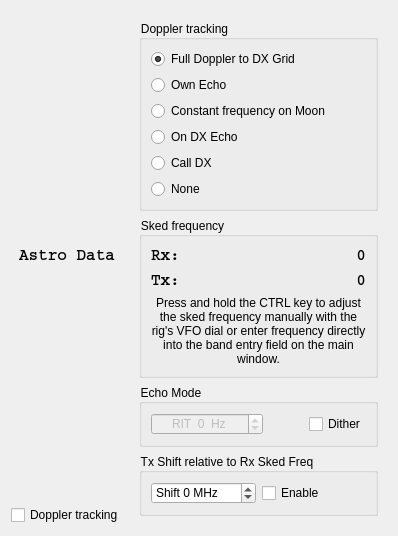
<?xml version="1.0" encoding="UTF-8"?>
<ui version="4.0">
 <class>Astro</class>
 <widget class="QWidget" name="Astro">
  <property name="geometry">
   <rect>
    <x>0</x>
    <y>0</y>
    <width>368</width>
    <height>508</height>
   </rect>
  </property>
  <property name="sizePolicy">
   <sizepolicy hsizetype="Preferred" vsizetype="Preferred">
    <horstretch>0</horstretch>
    <verstretch>0</verstretch>
   </sizepolicy>
  </property>
  <layout class="QGridLayout" name="gridLayout">
   <property name="sizeConstraint">
    <enum>QLayout::SetFixedSize</enum>
   </property>
   <item row="0" column="1">
    <widget class="QWidget" name="doppler_widget" native="true">
     <property name="styleSheet">
      <string notr="true">* {
	font-weight: normal;
}</string>
     </property>
     <layout class="QVBoxLayout" name="verticalLayout">
      <item>
       <widget class="QGroupBox" name="groupBox">
        <property name="title">
         <string>Doppler tracking</string>
        </property>
        <layout class="QVBoxLayout" name="verticalLayout_2">
         <item>
          <widget class="QRadioButton" name="rbFullTrack">
           <property name="toolTip">
            <string>&lt;html&gt;&lt;head/&gt;&lt;body&gt;&lt;p&gt;One station does all Doppler shift correction, their QSO partner receives and transmits on the sked frequency.&lt;/p&gt;&lt;p&gt;If the rig does not accept CAT QSY commands while transmitting a single correction is applied for the whole transmit period.&lt;/p&gt;&lt;/body&gt;&lt;/html&gt;</string>
           </property>
           <property name="text">
            <string>Full Doppler to DX Grid</string>
           </property>
           <property name="checked">
            <bool>true</bool>
           </property>
          </widget>
         </item>
         <item>
          <widget class="QRadioButton" name="rbOwnEcho">
           <property name="toolTip">
            <string>&lt;html&gt;&lt;head/&gt;&lt;body&gt;&lt;p&gt;Transmit takes place on sked frequency and receive frequency is  corrected for own echoes. &lt;/p&gt;&lt;p&gt;This mode can be used for calling CQ, or when using Echo mode.&lt;/p&gt;&lt;/body&gt;&lt;/html&gt;</string>
           </property>
           <property name="text">
            <string>Own Echo</string>
           </property>
          </widget>
         </item>
         <item>
          <widget class="QRadioButton" name="rbConstFreqOnMoon">
           <property name="toolTip">
            <string>&lt;html&gt;&lt;head/&gt;&lt;body&gt;&lt;p&gt;Both stations correct for Doppler shift such that they would be heard on the moon at the sked frequency.&lt;/p&gt;&lt;p&gt;If the rig does not accept CAT QSY commands while transmitting a single correction is applied for the whole transmit period.&lt;/p&gt;&lt;p&gt;Use this option also for Echo mode.&lt;/p&gt;&lt;/body&gt;&lt;/html&gt;</string>
           </property>
           <property name="text">
            <string>Constant frequency on Moon</string>
           </property>
           <property name="checked">
            <bool>false</bool>
           </property>
          </widget>
         </item>
         <item>
          <widget class="QRadioButton" name="rbOnDxEcho">
           <property name="toolTip">
            <string>&lt;html&gt;&lt;head/&gt;&lt;body&gt;&lt;p&gt;DX station announces their TX Freq, which is entered as the Sked Freq. Correction applied to RX and TX so you appear on the DX's station's own echo Freq.&lt;/p&gt;&lt;p&gt;If the rig does not accept CAT QSY commands while transmitting a single correction is applied for the whole transmit period.&lt;/p&gt;&lt;/body&gt;&lt;/html&gt;</string>
           </property>
           <property name="text">
            <string>On DX Echo</string>
           </property>
           <property name="checked">
            <bool>false</bool>
           </property>
          </widget>
         </item>
         <item>
          <widget class="QRadioButton" name="rbCallDx">
           <property name="toolTip">
            <string>&lt;html&gt;&lt;head/&gt;&lt;body&gt;&lt;p&gt;Tune radio manually and select this mode to put your echo on the same frequency.&lt;/p&gt;&lt;p&gt;If the rig does not accept CAT QSY commands while transmitting a single correction is applied for the whole transmit period.&lt;/p&gt;&lt;/body&gt;&lt;/html&gt;</string>
           </property>
           <property name="text">
            <string>Call DX</string>
           </property>
           <property name="checked">
            <bool>false</bool>
           </property>
          </widget>
         </item>
         <item>
          <widget class="QRadioButton" name="rbNoDoppler">
           <property name="toolTip">
            <string>&lt;html&gt;&lt;head/&gt;&lt;body&gt;&lt;p&gt;No Doppler shift correction is applied. This may be used when the QSO partner does full Doppler correction to your grid square.&lt;/p&gt;&lt;/body&gt;&lt;/html&gt;</string>
           </property>
           <property name="text">
            <string>None</string>
           </property>
           <property name="checked">
            <bool>false</bool>
           </property>
          </widget>
         </item>
        </layout>
       </widget>
      </item>
      <item>
       <widget class="QGroupBox" name="groupBox_3">
        <property name="enabled">
         <bool>true</bool>
        </property>
        <property name="title">
         <string>Sked frequency</string>
        </property>
        <layout class="QGridLayout" name="gridLayout_2" columnstretch="0,1">
         <item row="1" column="1">
          <widget class="QLabel" name="sked_tx_frequency_label">
           <property name="styleSheet">
            <string notr="true">* {
	font-family: Courier;
	font-size: 12pt;
	font-weight: bold;
}</string>
           </property>
           <property name="text">
            <string>0</string>
           </property>
           <property name="alignment">
            <set>Qt::AlignRight|Qt::AlignTrailing|Qt::AlignVCenter</set>
           </property>
          </widget>
         </item>
         <item row="0" column="1">
          <widget class="QLabel" name="sked_frequency_label">
           <property name="styleSheet">
            <string notr="true">* {
	font-family: Courier;
	font-size: 12pt;
	font-weight: bold;
}</string>
           </property>
           <property name="text">
            <string>0</string>
           </property>
           <property name="alignment">
            <set>Qt::AlignRight|Qt::AlignTrailing|Qt::AlignVCenter</set>
           </property>
          </widget>
         </item>
         <item row="0" column="0">
          <widget class="QLabel" name="label">
           <property name="styleSheet">
            <string notr="true">* {
	font-family: Courier;
	font-size: 12pt;
	font-weight: bold;
}</string>
           </property>
           <property name="text">
            <string>Rx:</string>
           </property>
          </widget>
         </item>
         <item row="1" column="0">
          <widget class="QLabel" name="label_2">
           <property name="styleSheet">
            <string notr="true">* {
	font-family: Courier;
	font-size: 12pt;
	font-weight: bold;
}</string>
           </property>
           <property name="text">
            <string>Tx:</string>
           </property>
          </widget>
         </item>
         <item row="2" column="0" colspan="2">
          <widget class="QLabel" name="label_3">
           <property name="text">
            <string>&lt;html&gt;&lt;head/&gt;&lt;body&gt;&lt;p&gt;Press and hold the CTRL key to adjust the sked frequency manually with the rig's VFO dial or enter frequency directly into the band entry field on the main window.&lt;/p&gt;&lt;/body&gt;&lt;/html&gt;</string>
           </property>
           <property name="textFormat">
            <enum>Qt::AutoText</enum>
           </property>
           <property name="alignment">
            <set>Qt::AlignCenter</set>
           </property>
           <property name="wordWrap">
            <bool>true</bool>
           </property>
          </widget>
         </item>
        </layout>
       </widget>
      </item>
      <item>
       <widget class="QGroupBox" name="groupBox_2">
        <property name="minimumSize">
         <size>
          <width>0</width>
          <height>50</height>
         </size>
        </property>
        <property name="title">
         <string>Echo Mode</string>
        </property>
        <layout class="QHBoxLayout" name="horizontalLayout_3">
         <item>
         <layout class="QHBoxLayout" name="horizontalLayout_2">
          <item>
           <widget class="QSpinBox" name="sbRIT">
            <property name="enabled">
             <bool>false</bool>
            </property>
            <property name="alignment">
             <set>Qt::AlignCenter</set>
            </property>
            <property name="suffix">
             <string>  Hz</string>
            </property>
            <property name="prefix">
             <string>RIT  </string>
            </property>
            <property name="minimum">
             <number>-20000</number>
            </property>
            <property name="maximum">
             <number>20000</number>
            </property>
            <property name="singleStep">
             <number>100</number>
            </property>
           </widget>
          </item>
          <item>
           <spacer name="horizontalSpacer">
            <property name="orientation">
             <enum>Qt::Horizontal</enum>
            </property>
            <property name="sizeHint" stdset="0">
             <size>
              <width>40</width>
              <height>20</height>
             </size>
            </property>
           </spacer>
          </item>
          <item>
           <widget class="QCheckBox" name="cbDither">
            <property name="text">
             <string>Dither</string>
            </property>
           </widget>
          </item>
         </layout>
         </item>
        </layout>
       </widget>
      </item>
      <item>
       <widget class="QGroupBox" name="groupBox_4">
        <property name="title">
         <string>Tx Shift relative to Rx Sked Freq</string>
        </property>
        <layout class="QHBoxLayout" name="horizontalLayout_4">
         <item>
        <widget class="QSpinBox" name="sbibShift">
         <property name="toolTip">
          <string>Enter large offset</string>
         </property>
         <property name="suffix">
          <string> MHz</string>
         </property>
         <property name="prefix">
          <string>Shift </string>
         </property>
         <property name="minimum">
          <number>-30</number>
         </property>
         <property name="maximum">
          <number>30</number>
         </property>
         <property name="singleStep">
          <number>1</number>
         </property>
         <property name="value">
          <number>0</number>
         </property>
        </widget>
         </item>
         <item>
        <widget class="QCheckBox" name="cbenableShift">
         <property name="enabled">
          <bool>true</bool>
         </property>
         <property name="text">
          <string>Enable</string>
         </property>
        </widget>
         </item>
        </layout>
       </widget>
      </item>
     </layout>
    </widget>
   </item>
   <item row="0" column="0">
    <layout class="QVBoxLayout" name="verticalLayout_3">
     <item alignment="Qt::AlignHCenter">
      <widget class="QLabel" name="text_label">
       <property name="sizePolicy">
        <sizepolicy hsizetype="Preferred" vsizetype="MinimumExpanding">
         <horstretch>0</horstretch>
         <verstretch>0</verstretch>
        </sizepolicy>
       </property>
       <property name="styleSheet">
        <string notr="true">* {
	font-family: Courier;
	font-size: 12pt;
	font-weight: bold;
}</string>
       </property>
       <property name="frameShadow">
        <enum>QFrame::Sunken</enum>
       </property>
       <property name="text">
        <string>Astro Data</string>
       </property>
       <property name="alignment">
        <set>Qt::AlignCenter</set>
       </property>
       <property name="margin">
        <number>6</number>
       </property>
      </widget>
     </item>
     <item>
      <layout class="QHBoxLayout" name="horizontalLayout">
       <item>
        <widget class="QCheckBox" name="cbDopplerTracking">
         <property name="styleSheet">
          <string notr="true"/>
         </property>
         <property name="text">
          <string>Doppler tracking</string>
         </property>
        </widget>
       </item>
      </layout>
     </item>
    </layout>
   </item>
  </layout>
 </widget>
 <resources/>
 <connections/>
</ui>
